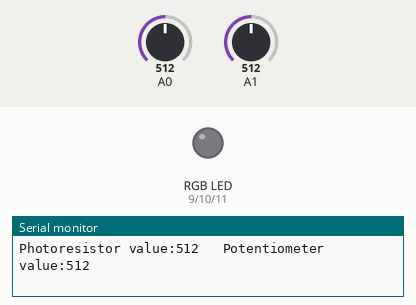
Recording of a sketch running on a simulated Arduino Uno, built with avr-gcc and run on an emulated ATmega328P. Shown: an RGB LED mixed from three pins (HIGH = lit), the last lines printed to the serial monitor. The test bench sets the inputs (shaded band); at power-on: A0 = 512, A1 = 512. Dim RGB values are drawn brighter than linear.

Above: at 1.2 s.
1.3 s: A0 set to 498
At 1.9 s:
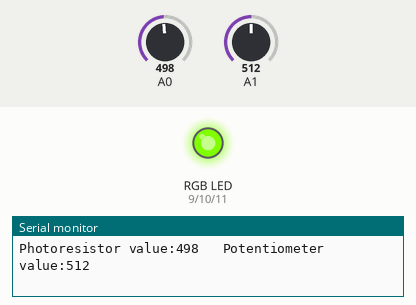
4.3 s: A1 set to 732
7.3 s: A1 set to 769
At 7.7 s:
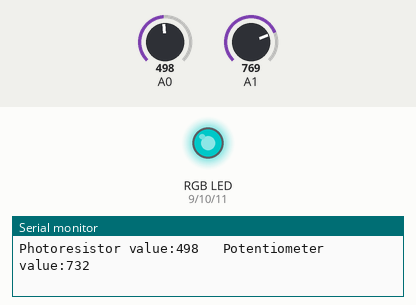
10.3 s: A1 set to 740
At 14.1 s:
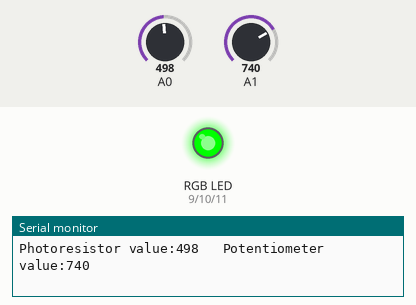
Timing chart, 0 to 14.3 s (numbered marks = the images above; inputs shaded):
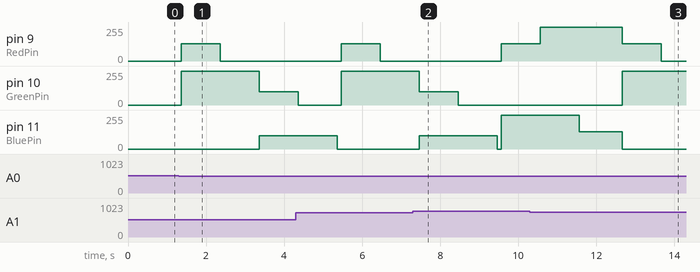

The sketch:

COMP444_1D_RGBNightLight_ChangeTheThreshold.ino
```cpp
int photoresistor = A0;
int potentiometer = A1;
//int threshold = 700;

int RedPin = 9;
int GreenPin = 10;
int BluePin = 11;

void setup() {
  Serial.begin(9600);

  pinMode(RedPin, OUTPUT);
  pinMode(GreenPin, OUTPUT);
  pinMode(BluePin, OUTPUT);
}

void loop() {
  photoresistor = analogRead(A0);
  potentiometer = analogRead(A1);
  int threshold = potentiometer;

  Serial.print("Photoresistor value:");
  Serial.print(photoresistor);
  Serial.print("   Potentiometer value:");
  Serial.println(potentiometer);

  if (photoresistor < threshold) {
    if (threshold > 250 && threshold <= 500) {
      red();
      delay(1000);
      orange();
      delay(1000);
      yellow();
      delay(1000);
    }
    if (threshold > 500 && threshold <= 750) {
      lightGreen();
      delay(1000);
      green();
      delay(1000);
      cyan();
      delay(1000);
      blue();
      delay(1000);
    }
    if (threshold > 750) {
      violet();
      delay(1000);
      magenta();
      delay(1000);
      pink();
      delay(1000);
    } else {
      turnOff();
    }
    delay(100);
  }
}


  void red() {
    analogWrite(RedPin, 100);
    analogWrite(GreenPin, 0);
    analogWrite(BluePin, 0);
  }
  void orange() {
    analogWrite(RedPin, 255);
    analogWrite(GreenPin, 45);
    analogWrite(BluePin, 0);
  }
  void yellow() {
    analogWrite(RedPin, 255);
    analogWrite(GreenPin, 150);
    analogWrite(BluePin, 0);
  }
  // New colour
  void lightGreen() {
    analogWrite(RedPin, 128);
    analogWrite(GreenPin, 255);
    analogWrite(BluePin, 0);
  }
  void green() {
    analogWrite(RedPin, 0);
    analogWrite(GreenPin, 255);
    analogWrite(BluePin, 0);
  }
  void cyan() {
    analogWrite(RedPin, 0);
    analogWrite(GreenPin, 100);
    analogWrite(BluePin, 100);
  }
  void blue() {
    analogWrite(RedPin, 0);
    analogWrite(GreenPin, 0);
    analogWrite(BluePin, 100);
  }
  // New colour
  void violet() {
    analogWrite(RedPin, 128);
    analogWrite(GreenPin, 0);
    analogWrite(BluePin, 255);
  }
  void magenta() {
    analogWrite(RedPin, 255);
    analogWrite(GreenPin, 0);
    analogWrite(BluePin, 255);
  }
  //New colour
  void pink() {
    analogWrite(RedPin, 255);
    analogWrite(GreenPin, 0);
    analogWrite(BluePin, 128);
  }
  void turnOff() {
    analogWrite(RedPin, 0);
    analogWrite(GreenPin, 0);
    analogWrite(BluePin, 0);
  }
```

Measured:
- the behaviour switches between 512 and 511 on A0 (found by bisection; images 0 and 1)
- the behaviour switches between 750 and 751 on A1 (found by bisection; images 1 and 2)
- after the input at 1.3 s, pin 9 (RedPin): 0/255 → 128/255 after 0.07 s, → 0/255 1.0 s later; pin 10 (GreenPin): 0/255 → 255/255 after 0.07 s, → 100/255 2.0 s later; pin 11 (BluePin): 0/255 → 100/255 after 2.1 s
- after the input at 7.3 s, pin 10 (GreenPin): goes on until 8.5 s, then stays 0/255
- after the input at 10.3 s, pin 10 (GreenPin): 0/255 → 255/255 after 2.4 s
